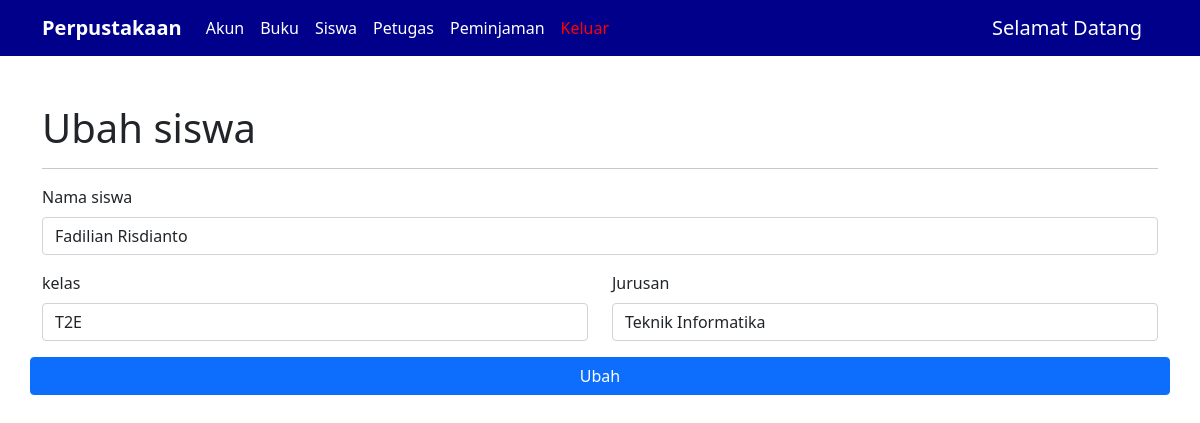
The app's page /ubah-siswa.php?nis=101 with its own data.
### tables this page shows
CREATE TABLE `siswa` (
  `nis` int(11) NOT NULL,
  `nama` varchar(50) DEFAULT NULL,
  `kelas` varchar(10) DEFAULT NULL,
  `jurusan` varchar(30) DEFAULT NULL
);

### config/controller.php (called while the page is built, shortened)
<?php
function select($query)
{
  global $db;
  $result = mysqli_query($db, $query);
  $rows =[];
  while ($row = mysqli_fetch_assoc($result)) {
    $rows[] = $row;
  }
  return $rows;
}

### ubah-siswa.php (the view, shortened to what this page needs)
<?php
include 'layout/header.php';
$nis = (int)$_GET['nis'];
$siswa = select("SELECT * FROM siswa WHERE nis = $nis")[0];
?>
    <div class="container mt-5">
    <h1>Ubah siswa</h1>
    <hr>
    <form action="" method="post" enctype="multipart/form-data">
        <div class="mb-3">
            <label for="nama" class="form-label">Nama siswa</label>
            <input type="text" class="form-control" id="nama" name="nama" placeholder="Nama mahasiswa..."required value="<?= $siswa['nama']; ?>">
        </div>
        <div class="row">
        <div class="mb-3 col-6">
        <label for="kelas" class="form-label">kelas</label>
            <input type="text" class="form-control" id="kelas" name="kelas" placeholder="kelas siswa..."required value="<?= $siswa['kelas']; ?>">
            </div>
            <div class="mb-3 col-6">
                <label for="jurusan" class="form-label">Jurusan</label>
                <select name="jurusan" id="jurusan" class="form-control" required>
                    <?php $jurusan = $siswa['jurusan']; ?>
                    <option value="Teknik Informatika"<?= $jurusan == 'Teknik Informatika' ? 'selected' : null ?>>Teknik Informatika</option>
                </select>
            </div>
        <button type="submit" name="ubah" class="btn btn-primary" style="float: right">Ubah</button>
    </form>
    </div>
<?php include 'layout/footer.php'?>

### records on screen
siswa: nama "Fadilian Risdianto", kelas "T2E", jurusan "Teknik Informatika"
